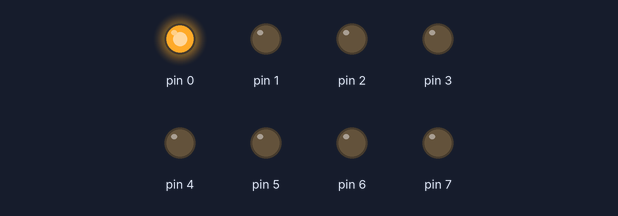
A sketch run on a simulated Arduino Uno, built with avr-gcc and run on an emulated ATmega328P. On the bench: output pins drawn as LEDs (lit = HIGH).

Above: at 0.02 s.
At 0.37 s:
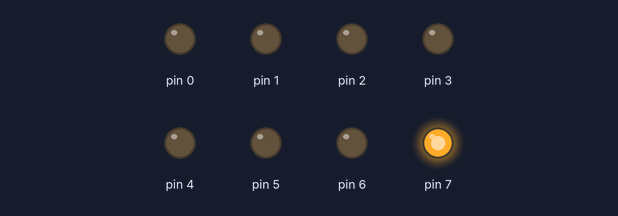
At 0.72 s:
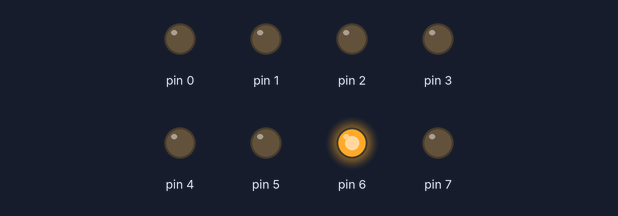
At 1.47 s:
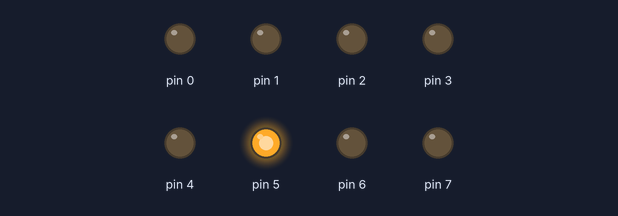
At 2.17 s:
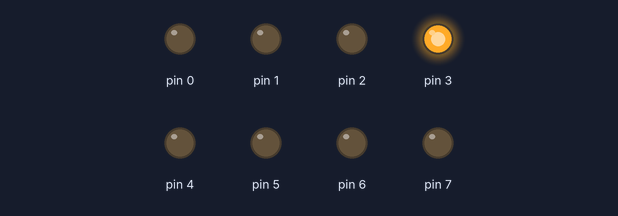
At 2.92 s:
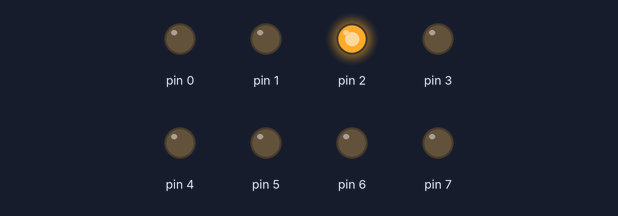
Timing chart, 0 to 3.2 s (numbered marks = the images above):
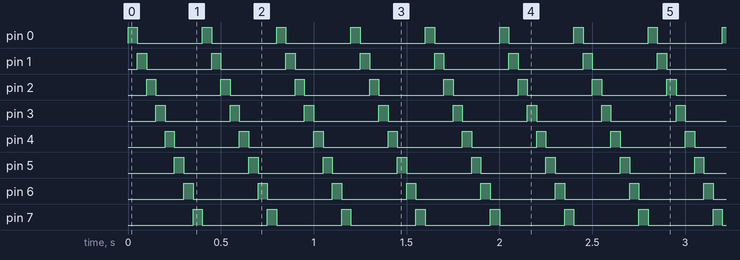

The sketch:

pr1_6.ino
```cpp
/**************************************************************
 * Title  : Interface 8 LEDs. Generate right series patterns. *
 * Date   : 03/09/2017                                        *
 * Author : Harsh Patel                                       *
 * ID No  : 15it077                                           *
 * E-mail : 15it077@charusat.edu.in                           *
 **************************************************************/
void setup() {
  for(int i = 0; i < 8; i++) {
    pinMode(i, OUTPUT);
  }
}

void loop() {
  // right series pattern
  for(int  i = 0; i < 8; i++) {
    digitalWrite(i, HIGH);
    delay(50);
    digitalWrite(i, LOW);
  }
}
```

Measured:
- by itself, pin 0–7: alternates HIGH for 0.05 s and LOW for 0.35 s
- by itself, everything shown: repeats every 0.40 s, in 8 steps
